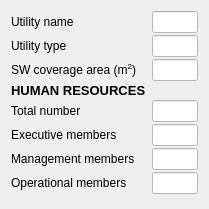
              <widget class="QWidget" name="Service_Box">
               <property name="geometry">
                <rect>
                 <x>0</x>
                 <y>0</y>
                 <width>209</width>
                 <height>209</height>
                </rect>
               </property>
               <attribute name="label">
                <string>SERVICE MANAGEMENT</string>
               </attribute>
               <layout class="QVBoxLayout" name="verticalLayout">
                <item>
                 <layout class="QFormLayout" name="Service_Form">
                  <property name="fieldGrowthPolicy">
                   <enum>QFormLayout::AllNonFixedFieldsGrow</enum>
                  </property>
                  <property name="labelAlignment">
                   <set>Qt::AlignLeading|Qt::AlignLeft|Qt::AlignVCenter</set>
                  </property>
                  <property name="formAlignment">
                   <set>Qt::AlignCenter</set>
                  </property>
                  <property name="horizontalSpacing">
                   <number>6</number>
                  </property>
                  <property name="verticalSpacing">
                   <number>2</number>
                  </property>
                  <property name="leftMargin">
                   <number>0</number>
                  </property>
                  <item row="4" column="0">
                   <widget class="QLabel" name="TotalLine_8">
                    <property name="text">
                     <string>Total number</string>
                    </property>
                   </widget>
                  </item>
                  <item row="4" column="1">
                   <widget class="QLineEdit" name="TotalLineEdit_8">
                    <property name="styleSheet">
                     <string notr="true">background-color: white</string>
                    </property>
                   </widget>
                  </item>
                  <item row="5" column="0">
                   <widget class="QLabel" name="ExecLine_8">
                    <property name="text">
                     <string>Executive members</string>
                    </property>
                   </widget>
                  </item>
                  <item row="6" column="0">
                   <widget class="QLabel" name="ManageLine_8">
                    <property name="text">
                     <string>Management members</string>
                    </property>
                   </widget>
                  </item>
                  <item row="6" column="1">
                   <widget class="QLineEdit" name="ManageLineEdit_8">
                    <property name="styleSheet">
                     <string notr="true">background-color: white</string>
                    </property>
                   </widget>
                  </item>
                  <item row="7" column="0">
                   <widget class="QLabel" name="OperationalLine_8">
                    <property name="text">
                     <string>Operational members</string>
                    </property>
                   </widget>
                  </item>
                  <item row="7" column="1">
                   <widget class="QLineEdit" name="OperationalLineEdit_8">
                    <property name="styleSheet">
                     <string notr="true">background-color: white</string>
                    </property>
                   </widget>
                  </item>
                  <item row="5" column="1">
                   <widget class="QLineEdit" name="ExexLineEdit_8">
                    <property name="styleSheet">
                     <string notr="true">background-color: white</string>
                    </property>
                   </widget>
                  </item>
                  <item row="3" column="0">
                   <widget class="QLabel" name="Human_Label_7">
                    <property name="sizePolicy">
                     <sizepolicy hsizetype="Preferred" vsizetype="Minimum">
                      <horstretch>0</horstretch>
                      <verstretch>0</verstretch>
                     </sizepolicy>
                    </property>
                    <property name="maximumSize">
                     <size>
                      <width>16777215</width>
                      <height>15</height>
                     </size>
                    </property>
                    <property name="styleSheet">
                     <string notr="true">background-color: rgba(0, 0, 0, 0);</string>
                    </property>
                    <property name="text">
                     <string>&lt;html&gt;&lt;head/&gt;&lt;body&gt;&lt;p&gt;&lt;span style=&quot; font-size:10pt; font-weight:700;&quot;&gt;HUMAN RESOURCES&lt;/span&gt;&lt;/p&gt;&lt;/body&gt;&lt;/html&gt;</string>
                    </property>
                    <property name="textFormat">
                     <enum>Qt::RichText</enum>
                    </property>
                    <property name="margin">
                     <number>0</number>
                    </property>
                   </widget>
                  </item>
                  <item row="2" column="0">
                   <widget class="QLabel" name="swCoverageLabel_8">
                    <property name="acceptDrops">
                     <bool>false</bool>
                    </property>
                    <property name="text">
                     <string>&lt;html&gt;&lt;head/&gt;&lt;body&gt;&lt;p&gt;SW coverage area (m&lt;span style=&quot; vertical-align:super;&quot;&gt;2&lt;/span&gt;)&lt;/p&gt;&lt;/body&gt;&lt;/html&gt;</string>
                    </property>
                    <property name="textFormat">
                     <enum>Qt::RichText</enum>
                    </property>
                   </widget>
                  </item>
                  <item row="2" column="1">
                   <widget class="QLineEdit" name="swCoverageLineEdit_8">
                    <property name="styleSheet">
                     <string notr="true">background-color: white</string>
                    </property>
                   </widget>
                  </item>
                  <item row="1" column="0">
                   <widget class="QLabel" name="utilityTypeLabel_8">
                    <property name="text">
                     <string>Utility type</string>
                    </property>
                   </widget>
                  </item>
                  <item row="1" column="1">
                   <widget class="QLineEdit" name="utilityTypeLineEdit_8">
                    <property name="styleSheet">
                     <string notr="true">background-color: white</string>
                    </property>
                   </widget>
                  </item>
                  <item row="0" column="0">
                   <widget class="QLabel" name="utilityNameLabel_8">
                    <property name="text">
                     <string>Utility name</string>
                    </property>
                   </widget>
                  </item>
                  <item row="0" column="1">
                   <widget class="QLineEdit" name="utilityNameLineEdit_8">
                    <property name="styleSheet">
                     <string notr="true">background-color: white</string>
                    </property>
                   </widget>
                  </item>
                 </layout>
                </item>
                <item>
                 <spacer name="verticalSpacer_11">
                  <property name="orientation">
                   <enum>Qt::Vertical</enum>
                  </property>
                  <property name="sizeHint" stdset="0">
                   <size>
                    <width>20</width>
                    <height>40</height>
                   </size>
                  </property>
                 </spacer>
                </item>
               </layout>
              </widget>
